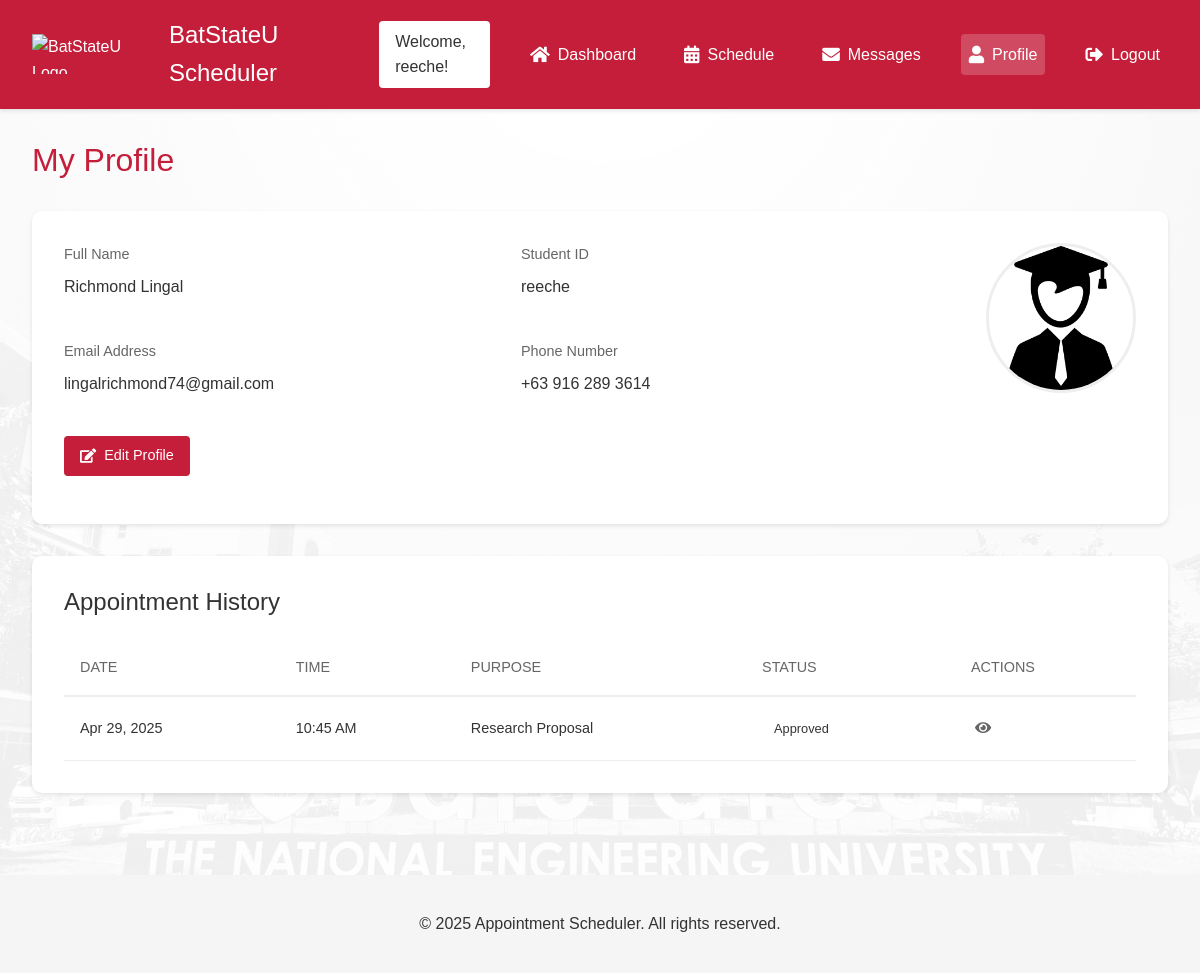
Before: /profile/ (signed in) with the older database file.
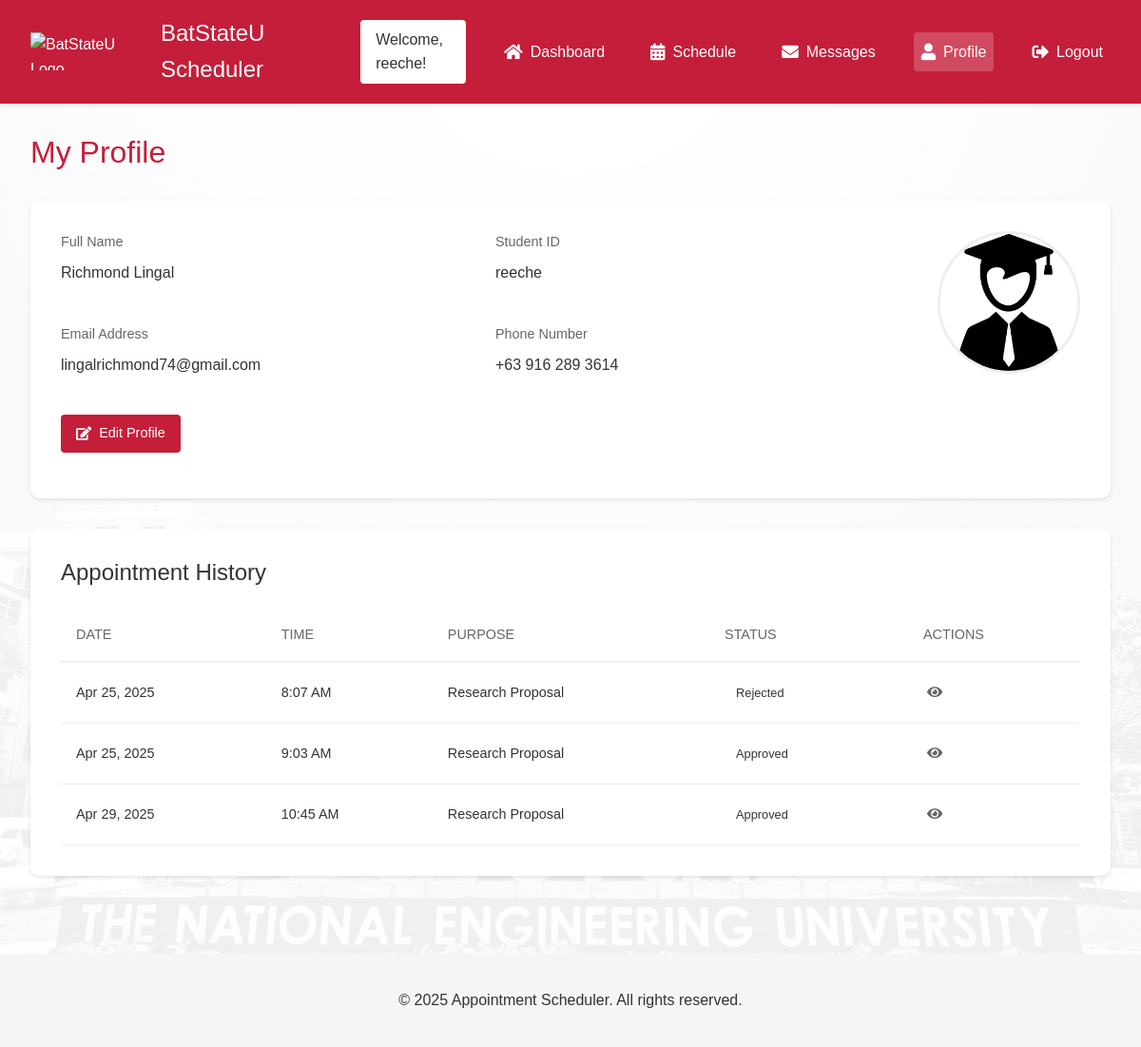
After: the same page with the newer database file.
### AppointmentWebsite/models.py (models this page shows, shortened)
class Appointment(models.Model):
    STATUS_CHOICES = [
        ('Pending', 'Pending'),
        ('Approved', 'Approved'),
        ('Rejected', 'Rejected')
    ]
    REASON_CHOICES = [
        ('consultation', 'Consultation'),
        ('thesis', 'Thesis Defense'),
        ('proposal', 'Proposal Defense'),
        ('other', 'Other')
    ]
    student = models.ForeignKey(User, on_delete=models.CASCADE, related_name='appointments')
    time_slot = models.OneToOneField(TimeSlot, on_delete=models.CASCADE)
    status = models.CharField(max_length=20, choices=STATUS_CHOICES, default='Pending')
    reason = models.CharField(max_length=20, choices=REASON_CHOICES, null=True, blank=True)
    created_at = models.DateTimeField(default=timezone.now)
    student_file = models.ForeignKey(StudentFile, on_delete=models.SET_NULL, null=True, blank=True)

class TimeSlot(models.Model):
    ROOM_CHOICES = [
        ('CICS201', 'CICS 201'),
        ('CICS202', 'CICS 202'),
        ('CPE_FACULTY', 'CpE FACULTY'),
        ('COMP_LAB_CICS', 'COMPUTER ENGINEERING LAB (CICS)'),
        ('COMP_LAB_EINSTEIN', 'COMPUTER LAB (EINSTEIN BUILDING)'),
        ('ICT_FACULTY', 'ICT FACULTY (GYM)')
    ]
    date = models.DateField()
    start_time = models.TimeField()
    end_time = models.TimeField()
    room = models.CharField(max_length=50, choices=ROOM_CHOICES, default='CICS201')
    is_available = models.BooleanField(default=True)
    faculty = models.ForeignKey(User, on_delete=models.CASCADE, related_name='time_slots')
    created_at = models.DateTimeField(default=timezone.now)
    class Meta:
        ordering = ['date', 'start_time']

### Appointment_Scheduler/views.py (the view)
# urls.py: path('profile/', views.profile, name='profile'),  # Added profile URL pattern
@login_required
def profile(request):
    try:
        user_profile = request.user.userprofile
        if user_profile.user_type == 'faculty':
            return redirect('faculty_profile')
    except UserProfile.DoesNotExist:
        return redirect('edit_profile')
    appointments = Appointment.objects.filter(student=request.user).order_by('-created_at')
    context = {
        'user_profile': user_profile,
        'appointments': appointments
    }
    return render(request, 'profile.html', context)

### templates/profile.html (shortened to what this page needs)
{% extends 'base.html' %}
{% load static %}
{% block extra_css %}
<link rel="stylesheet" href="{% static 'css/profile.css' %}">
{% endblock %}
{% block content %}
<div class="profile-container">
    <h1 class="page-title">My Profile</h1>
    <div class="profile-card">
        <div class="profile-info">
            <div class="info-group">
                <label>Full Name</label>
                <p>{{ user.first_name }} {{ user.last_name }}</p>
            </div>
            <div class="info-group">
                <label>Student ID</label>
                <p>{{ user.username }}</p>
            </div>
            <div class="info-group">
                <label>Email Address</label>
                <p>{{ user.email }}</p>
            </div>
            <div class="info-group">
                <label>Phone Number</label>
                <p>{{ user_profile.phone_number|default:"Not provided" }}</p>
            </div>
            <div class="info-group" style="grid-column: 1 / -1;">
                <a href="{% url 'edit_profile' %}" class="edit-profile">
                    <i class="fas fa-edit"></i> Edit Profile
                </a>
            </div>
        </div>
        <div class="profile-photo">
            <img src="{% if user.profile_picture %}{{ user.profile_picture.url }}{% else %}{% static 'images/student.png' %}{% endif %}" alt="Profile Picture">
        </div>
    </div>
    <div class="appointment-history">
        <h2>Appointment History</h2>
        <div class="appointment-table">
            <table>
                <thead>
                    <tr>
                        <th>DATE</th>
                        <th>TIME</th>
                        <th>PURPOSE</th>
                        <th>STATUS</th>
                        <th>ACTIONS</th>
                    </tr>
                </thead>
                <tbody>
                    {% if appointments %}
                        {% for appointment in appointments %}
                        <tr>
                            <td>{{ appointment.time_slot.date|date:"M d, Y" }}</td>
                            <td>{{ appointment.time_slot.start_time|time:"g:i A" }}</td>
                            <td>{{ appointment.student_file.file_type|default:"Research Proposal" }}</td>
                            <td>
                                <span class="status-badge {{ appointment.status|lower }}">
                                    {{ appointment.status }}
                                </span>
                            </td>
                            <td>
                                <button class="action-btn" title="View Details">
                                    <i class="fas fa-eye"></i>
                                </button>
                            </td>
                        </tr>
                        {% endfor %}
                    {% endif %}
                </tbody>
            </table>
        </div>
    </div>
</div>
{% endblock %}

Changed rows visible on the page:
added Appointment: time_slot "Apr 25, 2025", time_slot.start_time "8:07 AM", student_file.file_type "Research Proposal", status "Rejected"
added Appointment: time_slot "Apr 25, 2025", time_slot.start_time "9:03 AM", student_file.file_type "Research Proposal", status "Approved"
